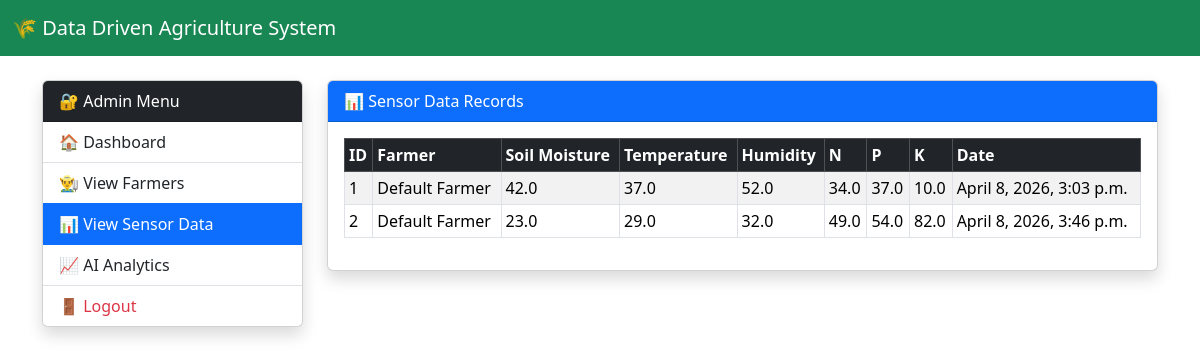
Page /core/view-sensor/ on the committed database.
### core/models.py (models this page shows, shortened)
class SensorData(models.Model):
    farmer = models.ForeignKey(Farmer, on_delete=models.CASCADE)
    soil_moisture = models.FloatField()
    temperature = models.FloatField()
    humidity = models.FloatField()
    nitrogen = models.FloatField()
    phosphorus = models.FloatField()
    potassium = models.FloatField()
    created_at = models.DateTimeField(auto_now_add=True)

class Farmer(models.Model):
    name = models.CharField(max_length=100)
    email = models.EmailField()
    password = models.CharField(max_length=100)
    phone = models.CharField(max_length=15)
    location = models.CharField(max_length=200)

### core/views.py (the view)
# urls.py: path('view-sensor/', views.view_sensor_data, name='view_sensor'),
def view_sensor_data(request):
    data = SensorData.objects.all()
    return render(request, 'admin/view_sensor.html', {'data': data})

### templates/admin/view_sensor.html
{% extends 'base.html' %}
{% block content %}
<div class="row">
    <div class="col-md-3">
        <div class="card shadow">
            <div class="card-header bg-dark text-white">
                🔐 Admin Menu
            </div>
            <div class="list-group list-group-flush">
                <a href="{% url 'admin_dashboard' %}"
                   class="list-group-item list-group-item-action">
                    🏠 Dashboard
                </a>
                <a href="{% url 'view_farmers' %}"
                   class="list-group-item list-group-item-action">
                    👨‍🌾 View Farmers
                </a>
                <a href="{% url 'view_sensor' %}"
                   class="list-group-item list-group-item-action active">
                    📊 View Sensor Data
                </a>
                <a href="{% url 'feature_importance' %}"
                   class="list-group-item list-group-item-action">
                    📈 AI Analytics
                </a>
                <a href="{% url 'admin_logout' %}"
                   class="list-group-item list-group-item-action text-danger">
                    🚪 Logout
                </a>
            </div>
        </div>
    </div>
    <div class="col-md-9">
        <div class="card shadow">
            <div class="card-header bg-primary text-white">
                📊 Sensor Data Records
            </div>
            <div class="card-body">
                <table class="table table-bordered table-striped table-sm">
                    <thead class="table-dark">
                        <tr>
                            <th>ID</th>
                            <th>Farmer</th>
                            <th>Soil Moisture</th>
                            <th>Temperature</th>
                            <th>Humidity</th>
                            <th>N</th>
                            <th>P</th>
                            <th>K</th>
                            <th>Date</th>
                        </tr>
                    </thead>
                    <tbody>
                        {% for d in data %}
                        <tr>
                            <td>{{ d.id }}</td>
                            <td>{{ d.farmer.name }}</td>
                            <td>{{ d.soil_moisture }}</td>
                            <td>{{ d.temperature }}</td>
                            <td>{{ d.humidity }}</td>
                            <td>{{ d.nitrogen }}</td>
                            <td>{{ d.phosphorus }}</td>
                            <td>{{ d.potassium }}</td>
                            <td>{{ d.created_at }}</td>
                        </tr>
                        {% empty %}
                        <tr>
                            <td colspan="9" class="text-center">
                                No sensor data available
                            </td>
                        </tr>
                        {% endfor %}
                    </tbody>
                </table>
            </div>
        </div>
    </div>
</div>
{% endblock %}

### templates/base.html (shortened to what this page needs)
<!DOCTYPE html>
<html>
<head>
    <link href="https://cdn.jsdelivr.net/npm/bootstrap@5.3.2/dist/css/bootstrap.min.css" rel="stylesheet">
</head>
<body>
<nav class="navbar navbar-dark bg-success">
    <div class="container-fluid">
        <span class="navbar-brand">🌾 Data Driven Agriculture System</span>
    </div>
</nav>
<div class="container mt-4">
    {% block content %}
    {% endblock %}
</div>
</body>
</html>

### rows in the picture
SensorData: id "1", farmer.name "Default Farmer", soil_moisture "42.0", temperature "37.0", humidity "52.0", nitrogen "34.0", phosphorus "37.0", potassium "10.0", created_at "April 8, 2026, 3:03 p.m."
SensorData: id "2", farmer.name "Default Farmer", soil_moisture "23.0", temperature "29.0", humidity "32.0", nitrogen "49.0", phosphorus "54.0", potassium "82.0", created_at "April 8, 2026, 3:46 p.m."
